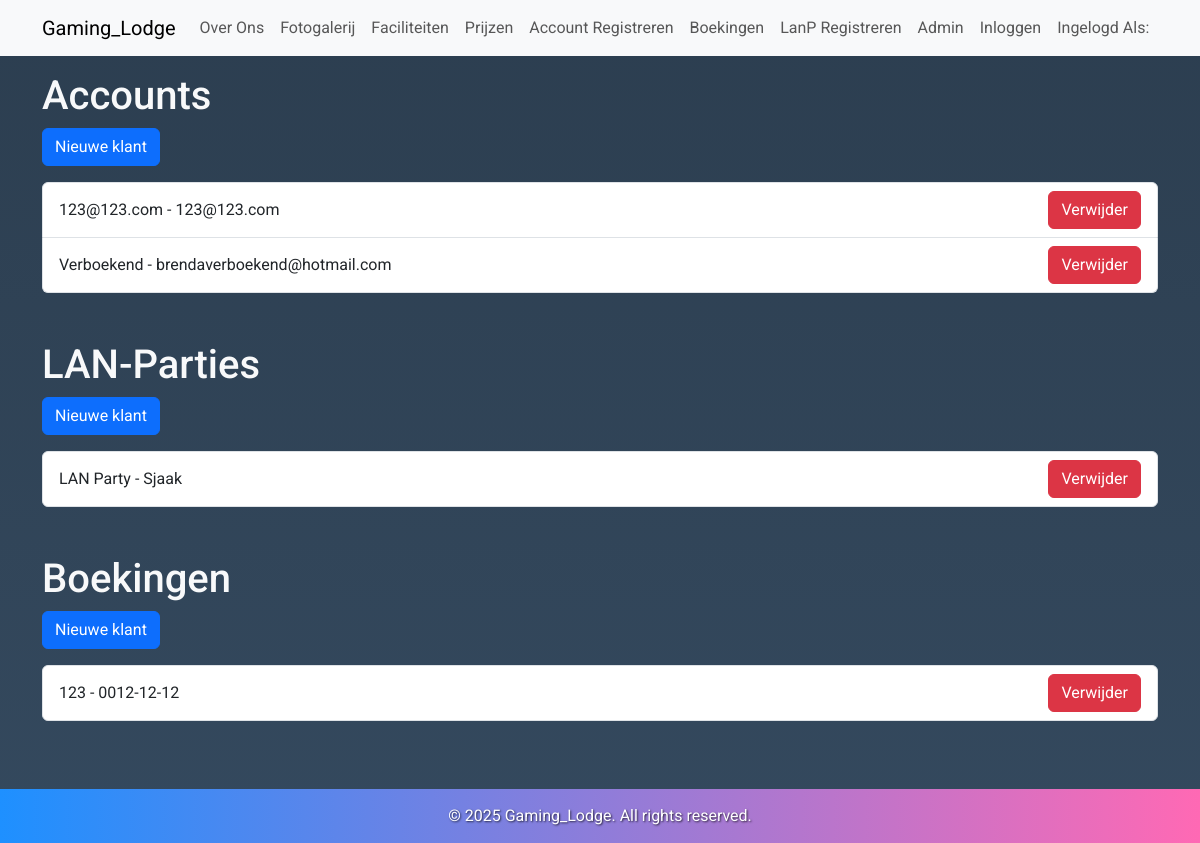
/admin, run on an earlier commit of the app's database.
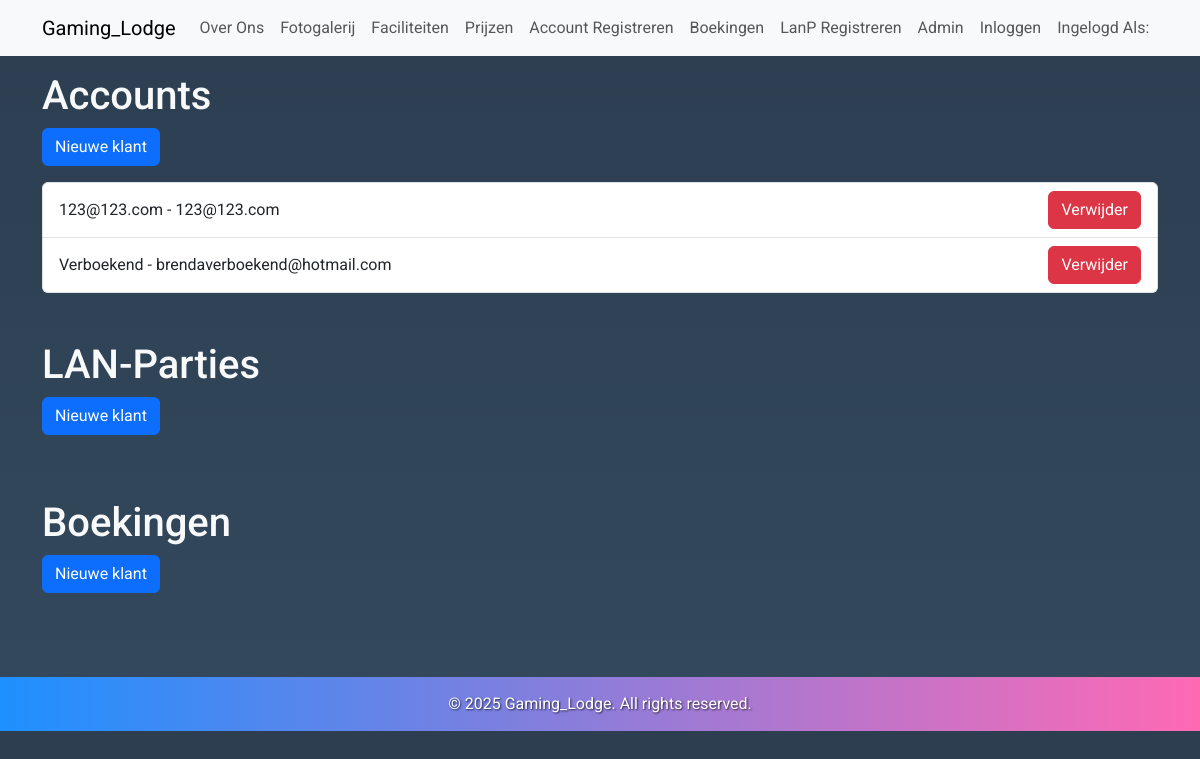
And on a later commit of the database.
### dbmodel.py (models this page shows, shortened)
class KlantTabel(db.Model, UserMixin):
    id = db.Column(db.Integer, primary_key=True)
    username = db.Column(db.String(80), nullable=False)
    email = db.Column(db.String(120), nullable=False)
    password = db.Column(db.String(120), nullable=False)

class LanTabel(db.Model):
    id = db.Column(db.Integer, primary_key=True)
    lannaam = db.Column(db.String(80), nullable=False)
    organisator = db.Column(db.String(80), nullable=False)
    email = db.Column(db.String(120), nullable=False)
    datum = db.Column(db.String(20), nullable=False)
    aantalstoelen = db.Column(db.Integer, nullable=False)
    opmerking = db.Column(db.String(120))

class BoekingTabel(db.Model):
    id = db.Column(db.Integer, primary_key=True)
    username = db.Column(db.String(80), nullable=False)
    email = db.Column(db.String(80), nullable=False)
    phone = db.Column(db.String(80), nullable=False)
    arrival = db.Column(db.String(80), nullable=False)
    duration = db.Column(db.String(80), nullable=False)
    adults = db.Column(db.String(80), nullable=False)
    special = db.Column(db.String(80), nullable=False)
    payment = db.Column(db.String(80), nullable=False)
    promo = db.Column(db.String(80), nullable=False)

### routes.py (the view)
@app.route('/admin', methods=['GET', 'POST', 'DELETE'])
def klanten():
    users = KlantTabel.query.all()
    parties = LanTabel.query.all()
    boekingen = BoekingTabel.query.all()
    return render_template('admin.html', users=users, parties=parties, boekingen=boekingen)

### app.py (called while the page is built)
@app.before_request
def create_tables():
    db.create_all()

### templates/admin.html (shortened to what this page needs)
{% extends "base.html" %}
{% block content %}
<h1>Accounts</h1>
<a class="btn btn-primary" href="/klant/toevoegen">Nieuwe klant</a>
<ul class="list-group mt-3">
  {% for user in users %}
  <li class="list-group-item d-flex justify-content-between align-items-center">
    {{ user.username }} - {{ user.email }}
    <form method="POST" action="/klant/verwijder/{{ user.id }}">
      <button type="submit" class="btn btn-danger delete-button">Verwijder</button></form>
  </li>
  {% endfor %}
</ul><br><br>
<h1>LAN-Parties</h1>
<a class="btn btn-primary" href="/klant/toevoegen">Nieuwe klant</a>
<ul class="list-group mt-3">
  {% for party in parties %}
  <li class="list-group-item d-flex justify-content-between align-items-center">
    {{ party.lannaam }} - {{ party.organisator }}
    <form method="POST" action="/lanp/verwijder/{{ party.id }}">
      <button type="submit" class="btn btn-danger delete-button">Verwijder</button></form>
  </li>
  {% endfor %}
</ul><br><br>
<h1>Boekingen</h1>
<a class="btn btn-primary" href="/klant/toevoegen">Nieuwe klant</a>
<ul class="list-group mt-3">
  {% for boeking in boekingen %}
  <li class="list-group-item d-flex justify-content-between align-items-center">
    {{ boeking.username }} - {{ boeking.arrival }}
    <form method="POST" action="/boekp/verwijder/{{ boeking.id }}">
      <button type="submit" class="btn btn-danger delete-button">Verwijder</button></form>
  </li>
  {% endfor %}
</ul><br><br>
{% endblock %}

### templates/base.html (shortened to what this page needs)
<!DOCTYPE html>
<html lang="en">
<head>
    <link rel="stylesheet" href="https://cdn.jsdelivr.net/npm/bootstrap@5.3.0/dist/css/bootstrap.min.css">
</head>
<body>
    <nav class="navbar navbar-expand-lg navbar-light bg-light">
        <div class="container">
            <a class="navbar-brand" href="/">Gaming_Lodge</a>
            <div class="collapse navbar-collapse" id="navbarNav">
                <ul class="navbar-nav me-auto">
                    <li class="nav-item"><a class="nav-link" href="/overons">Over Ons</a></li>
                    <li class="nav-item"><a class="nav-link" href="/fotogalerij">Fotogalerij</a></li>
                    <li class="nav-item"><a class="nav-link" href="/faciliteiten">Faciliteiten</a></li>
                    <li class="nav-item"><a class="nav-link" href="/prijslijst">Prijzen</a></li>
                    <li class="nav-item"><a class="nav-link" href="/registreren">Account Registreren</a></li>
                    <li class="nav-item"><a class="nav-link" href="/boekingsformulier">Boekingen</a></li>
                    <li class="nav-item"><a class="nav-link" href="/reglan">LanP Registreren</a></li>
                    <li class="nav-item"><a class="nav-link" href="/admin">Admin</a></li>
                    <li class="nav-item"><a class="nav-link" href="/login">Inloggen</a></li>
                    <li class="nav-item">
                        <a class="nav-link" href="/account-wijzigen">Ingelogd Als: {{ current_user.username }}</a>
                    </li>
                </ul>
            </div>
        </div>
    </nav>
    <div class="container mt-3">
        {% block content %}{% endblock %}
    </div>
    <footer>
        <p>&copy; 2025 Gaming_Lodge. All rights reserved.</p>
    </footer>
</body>
</html>

### templates/base.html (style rules this page uses)
body { font-family: 'Roboto', sans-serif; margin: 0; padding: 0; background: linear-gradient(to bottom, #2c3e50, #34495e); color: #f8f9fa; }
footer { background: linear-gradient(90deg, #1e90ff, #ff69b4); color: #fff; padding: 15px 0; text-align: center; margin-top: 20px; text-shadow: 1px 1px 2px rgba(0, 0, 0, 0.7); }
footer p { margin: 0; font-size: 1em; }

What changed in the data, as far as the page shows it:
removed LanTabel: lannaam "LAN Party", organisator "Sjaak"
removed BoekingTabel: username "123", arrival "0012-12-12"
